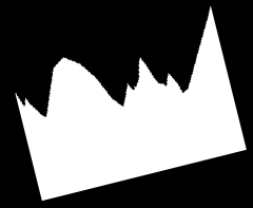
#> input picture set0/0.png, 253 x 208 px
$ python -i main.py   (imports and definitions only)
#> lines starting #> are read from the running program, lines starting #| are printed output that depends on the picture; after the words box and inside, x2 and y2 are one past the last pixel; in counts of white or black regions, pixels touching at a corner belong together
from skimage import io, measure
from matplotlib import pylab as plt
from skimage.feature import corner_harris, canny, corner_peaks
from skimage.transform import probabilistic_hough_line, rotate, rescale
from skimage.morphology import erosion, dilation, closing
from skimage.morphology import black_tophat, skeletonize, convex_hull_image
from skimage.measure import find_contours, approximate_polygon
import math
import numpy as np

# [1 line not run here, left out]

accuracy = 0.99
number_of_points = 80


# [14 lines left out: function display, not called in this run]


# znajdywacz podstawy drugą metodą
def find_base2(img):
    data = canny(img, sigma=3)
    data = dilation(data)
    lines = probabilistic_hough_line(data, threshold=50, line_length=1,
                                     line_gap=5)
    max_distance = 0
    base_line = ()
    for line in lines:
        distance = math.sqrt((line[1][0] - line[0][0]) ** 2 + (line[1][1] - line[0][1]) ** 2)
        if distance > max_distance:
            max_distance = distance
            base_line = line
    return base_line


# znajdywacz podstawy pierwsza metodą
def find_base(img):
    contours = find_contours(img, 0)
    max_distance = 0
    base_line = ()
    coords = approximate_polygon(contours[0], tolerance=3)
    for i in range(len(coords) - 1):
        distance = math.sqrt((coords[i + 1][0] - coords[i][0]) ** 2 + (coords[i + 1][1] - coords[i][1]) ** 2)
        if distance > max_distance:
            if find_if_base_ok(img, [[coords[i + 1][1], coords[i + 1][0]], [coords[i][1], coords[i][0]]])>0:
                max_distance = distance
                base_line = [[coords[i + 1][1], coords[i + 1][0]], [coords[i][1], coords[i][0]]]
    return base_line


def find_furthest_bottom(img):
    for i in range(len(img) - 1, 0, -1):
        if img[i][len(img[0]) // 2] > 0:
            return i
    return -1


def midpoint(line):
    return [(line[0][0] + line[1][0]) / 2, (line[0][1] + line[1][1]) / 2]


def find_furthest_left(img):
    for i in range(len(img[0])):
        for j in range(len(img)):
            if img[j][i] > 0:
                return i
    return -1


def find_furthest_right(img):
    for i in range(len(img[0]) - 1, 0, -1):
        for j in range(len(img)):
            if img[j][i] > 0:
                return i
    return -1


def find_furthest_top(img):
    for j in range(len(img)):
        for i in range(len(img[0])):
            if img[j][i] > 0:
                return j
    return -1


def resizer(img):
    top = find_furthest_top(img)
    bottom = find_furthest_bottom(img)

    vertical = bottom - top

    right = find_furthest_right(img)
    left = find_furthest_left(img)

    horizontal = right - left

    vertical_scale = len(img) / vertical
    horizontal_scale = len(img[0]) / horizontal

    img = img[np.max([0, top - 1]):np.min([len(img) - 1, bottom + 1]),
          np.max([0, left - 1]):np.min([len(img[0]) - 1, right + 1])]

    img = rescale(img, np.max([vertical_scale, horizontal_scale]), anti_aliasing=False)
    return img


# sprawdzam po której stronie podstawy jest figura
def orientation_check(img, point):
    check = math.floor(point[1]) + 5
    if check > len(img) or check < 0:
        return 0
    if img[check][math.floor(point[0])] > 0:
        return 1
    else:
        return 0


# obraca do pionu
def rotator(img, points, perfect=False):
    if (points[1][0] - points[0][0]) == 0 or (points[1][1] - points[0][1]) == 0:
        slope = 0
    else:
        slope = (points[1][1] - points[0][1]) / (points[1][0] - points[0][0])
    if slope == 0 and (points[1][1] - points[0][1]) != 0:
        deg = 90
    else:
        deg = math.degrees(math.atan(slope))
    img = rotate(img, deg, resize=True)

    line = find_base2(img)
    point = midpoint(line)
    if perfect == False:
        orientation = orientation_check(img, point)
        if orientation > 0:
            img = rotate(img, 180)
    return img

def width_detection(img, middle):
    sides = [0, 0]
    sides[0] = find_furthest_left(img)
    sides[1] = find_furthest_right(img)
    return sides


def find_mid_points(sides):
    columns = list(map(int, np.linspace(sides[0], sides[1], number_of_points + 2)))
    columns = columns[2:-1]
    return columns


# znajduje punkty na cięciu
def measure_edges(img, columns):
    points = []
    for col in columns:
        for i in range(img.shape[0]):
            if img[i][col] > accuracy:
                points.append([col, i])
                break
    return points


# [38 lines left out: functions compute_distances, preference_hacker, distance_comparator, not called in this run]

#znajduje prostopadłe do prostej przechodzącej przez punkty z inputu, proste są zapisane jako a oraz b
def find_perpendicular(points):
    if ((points[1][0] - points[0][0]) == 0 or (points[1][1] - points[0][1]) == 0):
        slope = 0
    else:
        slope = (points[1][1] - points[0][1]) / (points[1][0] - points[0][0])
        slope = -1/slope
    #slope to a w funkcji liniowej

    #to jest przygotowanko do generowania punktów interpolowanych pomiędzy tymi dwoma punktami z inputu
    pointNum = 20
    diff_X = points[1][0]- points[0][0]
    diff_Y = points[1][1] - points[0][1]
    interval_X = diff_X / (pointNum + 1)
    interval_Y = diff_Y / (pointNum + 1)

    point_list = []
    lines = []
    #tu generuje punkty pomiędzy tymi punktami z inputu (czyli punkty na podstawie) i proste prostopadłe, które
    #przez nie przechodzą i po których znajdziemy te punkty z przecięcia
    for i in range(1,pointNum+1):
        point_list.append([points[0][0] + interval_X * i, points[0][1] + interval_Y*i])
        lines.append([slope, point_list[i - 1][1] - (slope * point_list[i - 1][0])])
    return lines, point_list

#sprawdzam po której stronie lini jest figura
def orientation_check_old(img, line, point):
    # to plus 3 zapewnia, że na pewno już się zaczęła ta figura, bo te punkty mogą być czasami lekko oddalone od figury
    # ale można w sumie zwiększyć jak nie będzie łapać
    y = math.floor(line[0] * (math.floor(point[0])+3) + line[1])
    if y>len(img) or y<0 or math.floor(point[0])+3>len(img[0]):
        return 0
    if img[y][math.floor(point[0])+1] > 0:
        return 1
    else:
        return 0


# to jest w sumie skomplikowaność, lines to te prostopadłe do podstawy linie, a points to punkty na podstawie,
# przez które te proste przechodzą

# w skrócie od punktu podstawy ide po odpowiadającej mu funkcji liniowej aż nie skończy się obrazek
def find_furthest_point(img, lines,points):
    result = []
    #orientacje sprawdzam na prostopadłej przechodzącej przez mniej więcej środek podstawy
    orientation = orientation_check_old(img, lines[math.floor(len(lines)/2)],points[math.floor(len(lines)/2)])
    for n in range(len(lines)):
        BAD = 0
        line = lines[n]
        if orientation!=1:
            for_range = range(math.floor(points[n][0])-1,0-1, -1)
        else:
            for_range = range(math.ceil(points[n][0])+1, len(img[0]), 1)
        # dla każdej prostej jadę po niej od punktu aż do końca figury
        for i in for_range:
            if orientation!=1:
                y = math.floor(line[0]*i+line[1])
            else:
                y = math.ceil(line[0] * i + line[1])
            #jak się kończy ten biały obrazek, albo fizycznie obrazek to uznaje, że dotarłem do końca
            if y>0 and y<len(img) and img[y][i]==1 and BAD!=1:
                BAD += 1
            elif y>0 and y<len(img) and BAD==1 and img[y][i]==0:
                BAD += 1
            if BAD>2:
                return 0

    return 1

def find_if_base_ok(img, line):
    lines, point_list = find_perpendicular(line)
    result = find_furthest_point(img, lines, point_list)
    return result

# [16 lines left out: functions print_debug, print_result, not called in this run]


def processing(data, debug_name=""):
    line = find_base(data)
    #display(data, line, False, debug_name)
    data = rotator(data, line)
    data = resizer(data)
    middle = [len(data[0]) // 2, find_furthest_bottom(data)]
    sides = width_detection(data, middle)
    columns = find_mid_points(sides)
    cut_points = measure_edges(data, columns)
    # display(data,False,cut_points,debug_name)
    return cut_points, data


# [22 lines not run here, left out]

>>> import cv2
>>> picture = cv2.imread('set0/0.png', cv2.IMREAD_GRAYSCALE)
#> picture is the input picture: shape (208, 253); min 0, max 255, mean 103.7
>>> result = processing(picture)
#> in find_base, `contours = find_contours(img, 0)`: contours = 4 point arrays, longest 857 points
#> in find_base, `coords = approximate_polygon(contours[0], tolerance=3)`: coords = 21 rows, first 8: [202, 43], [192, 37], [92, 13], [101, 23], [96, 26], [114, 45], [66, 51], [55, 62]
#> the loop in find_base, `for i in range(len(coords) - 1):` made 20 passes
#> distance on passes 1, 2, 19, 20: 11.66, 102.8, 148.4, 210.8
#> distance on passes 3 to 8: 13.45, 5.83, 26.17, 48.37, 15.56, 23.77
#> after the loop in find_base, `for i in range(len(coords) - 1):`: max_distance = 210.8
#> in processing, `line = find_base(data)`: line = [[43, 202], [247, 149]]
#> in rotator, `slope = (points[1][1] - points[0][1]) / (points[1][0] - points[0][0])`: slope = -0.26
#> in rotator, `deg = math.degrees(math.atan(slope))`: deg = -14.56
#> in rotator, `img = rotate(img, deg, resize=True)`:
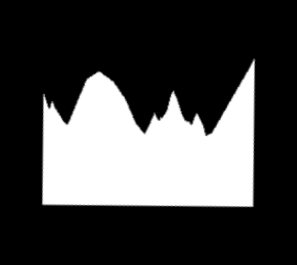
#> img: shape (265, 297) float64; min 0, max 1, mean 0.272
#> in find_base2, `data = canny(img, sigma=3)`:
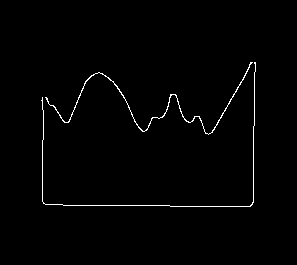
#> data: shape (265, 297) bool; 1.2% white in thin lines or dots, all inside (x1, y1, x2, y2) = (41, 62, 256, 207)
#> in find_base2, `data = dilation(data)`:
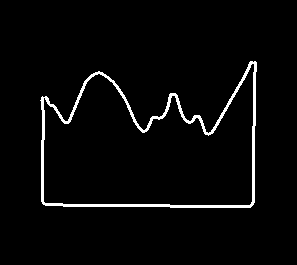
#> data: shape (265, 297) bool; 3.2% white; 1 white region, box (x1, y1, x2, y2) and area: (40, 61, 257, 208) 2507
#> in find_base2, `lines = probabilistic_hough_line(data, threshold=50, line_length=1, li..`: lines = 46 items
#> the loop in find_base2, `for line in lines:` made 46 passes
#> (distance, max_distance, base_line) on passes 1 to 2: (188, 188, ((251, 206), (63, 206))), (207, 207, ((252, 205), (45, 205)))
#> (line, distance) on passes 3 to 8: (((240, 207), (184, 207)), 56), (((62, 203), (42, 203)), 20), (((158, 204), (102, 204)), 56), (((250, 207), (241, 207)), 9), (((95, 204), (43, 204)), 52), (((251, 204), (251, 202)), 2)
#> after the loop in find_base2, `for line in lines:`: max_distance = 207
#> in rotator, `line = find_base2(img)`: line = ((252, 205), (45, 205))
#> in rotator, `point = midpoint(line)`: point = [148.5, 205]
#> in orientation_check, `check = math.floor(point[1]) + 5`: check = 210
#> in rotator, `orientation = orientation_check(img, point)`: orientation = 0
#> the loop in find_furthest_top, `for j in range(len(img)):` made 59 passes
#> in resizer, `top = find_furthest_top(img)`: top = 58
#> the loop in find_furthest_bottom, `for i in range(len(img) - 1, 0, -1):` made 58 passes
#> i on passes 1 to 12: 264, 263, 262, 261, 260, 259, 258, 257, 256, 255, 254, 253
#> in resizer, `bottom = find_furthest_bottom(img)`: bottom = 207
#> in resizer, `vertical = bottom - top`: vertical = 149
#> the loop in find_furthest_right, `for i in range(len(img[0]) - 1, 0, -1):` made 41 passes
#> i on passes 1 to 12: 296, 295, 294, 293, 292, 291, 290, 289, 288, 287, 286, 285
#> in resizer, `right = find_furthest_right(img)`: right = 256
#> the loop in find_furthest_left, `for i in range(len(img[0])):` made 41 passes
#> in resizer, `left = find_furthest_left(img)`: left = 40
#> in resizer, `horizontal = right - left`: horizontal = 216
#> in resizer, `vertical_scale = len(img) / vertical`: vertical_scale = 1.78
#> in resizer, `horizontal_scale = len(img[0]) / horizontal`: horizontal_scale = 1.38
#> in resizer, `img = img[np.max([0, top - 1]):np.min([len(img) - 1, bottom + 1]), np...`:
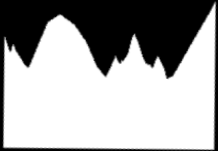
#> img: shape (151, 218) float64; min 0, max 1, mean 0.65
#> in resizer, `img = rescale(img, np.max([vertical_scale, horizontal_scale]), anti_al..`:
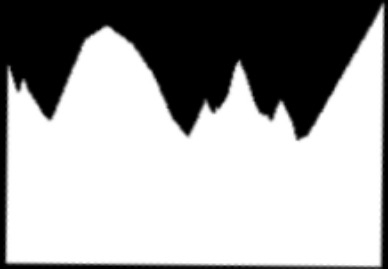
#> img: shape (269, 388) float64; min 0, max 1, mean 0.65
#> the loop in find_furthest_bottom, `for i in range(len(img) - 1, 0, -1):` made 1 pass
#> i on pass 1: 268
#> in processing, `middle = [len(data[0]) // 2, find_furthest_bottom(data)]`: middle = [194, 268]
#> the loop in find_furthest_left, `for i in range(len(img[0])):` made 1 pass
#> the loop in find_furthest_right, `for i in range(len(img[0]) - 1, 0, -1):` made 1 pass
#> i on pass 1: 387
#> in processing, `sides = width_detection(data, middle)`: sides = [0, 387]
#> in processing, `columns = find_mid_points(sides)`: columns = 79 values from 9 to 382
#> the loop in measure_edges, `for col in columns:` made 79 passes
#> col on passes 1 to 12: 9, 14, 19, 23, 28, 33, 38, 43, 47, 52, 57, 62
#> after the loop in measure_edges, `for col in columns:`: points = 78 pairs, first value 9 to 377, second value 22 to 202
#> in processing, `cut_points = measure_edges(data, columns)`: cut_points has the same summary as points in measure_edges

$ run again, on set0/1.png
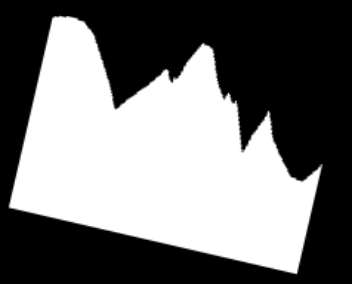
#> input picture set0/1.png, 352 x 284 px
#> picture is the input picture: shape (284, 352); min 0, max 255, mean 115
#> contours = 2 point arrays, longest 1173 points
#> coords = 28 pairs, first value 13 to 276, second value 6 to 323
#> the loop in find_base, `for i in range(len(coords) - 1):` made 27 passes
#> distance on pass 1: 298.8
#> after the loop in find_base, `for i in range(len(coords) - 1):`: max_distance = 298.8
#> in processing, `line = find_base(data)`: line = [[6, 208], [297, 276]]
#> in rotator, `slope = (points[1][1] - points[0][1]) / (points[1][0] - points[0][0])`: slope = 0.234
#> deg = 13.15
#> in find_base2, `data = dilation(data)`:
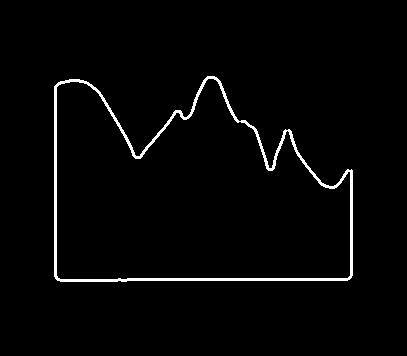
#> data: shape (356, 407) bool; 2.3% white; 1 white region, box (x1, y1, x2, y2) and area: (54, 76, 353, 282) 3301
#> in find_base2, `lines = probabilistic_hough_line(data, threshold=50, line_length=1, li..`: lines = 71 items
#> the loop in find_base2, `for line in lines:` made 71 passes
#> (distance, max_distance, base_line) on pass 1: (293, 293, ((349, 279), (56, 279)))
#> after the loop in find_base2, `for line in lines:`: max_distance = 293
#> in rotator, `line = find_base2(img)`: line = ((349, 279), (56, 279))
#> point = [202.5, 279]
#> check = 284
#> in rotator, `orientation = orientation_check(img, point)`: orientation = 0
#> the loop in find_furthest_top, `for j in range(len(img)):` made 75 passes
#> top = 74
#> the loop in find_furthest_bottom, `for i in range(len(img) - 1, 0, -1):` made 76 passes
#> i on passes 1 to 8: 355, 354, 353, 352, 351, 350, 349, 348
#> bottom = 280
#> vertical = 206
#> the loop in find_furthest_right, `for i in range(len(img[0]) - 1, 0, -1):` made 54 passes
#> i on passes 1 to 8: 406, 405, 404, 403, 402, 401, 400, 399
#> right = 353
#> the loop in find_furthest_left, `for i in range(len(img[0])):` made 53 passes
#> left = 52
#> horizontal = 301
#> vertical_scale = 1.73
#> horizontal_scale = 1.35
#> in resizer, `img = img[np.max([0, top - 1]):np.min([len(img) - 1, bottom + 1]), np...`:
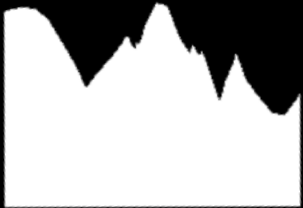
#> img: shape (208, 303) float64; min 0, max 1, mean 0.715
#> the loop in find_furthest_bottom, `for i in range(len(img) - 1, 0, -1):` made 1 pass
#> i on pass 1: 358
#> middle = [262, 358]
#> the loop in find_furthest_left, `for i in range(len(img[0])):` made 1 pass
#> the loop in find_furthest_right, `for i in range(len(img[0]) - 1, 0, -1):` made 1 pass
#> i on pass 1: 523
#> sides = [0, 523]
#> in processing, `columns = find_mid_points(sides)`: columns = 79 values from 12 to 516
#> the loop in measure_edges, `for col in columns:` made 79 passes
#> col on passes 1 to 8: 12, 19, 25, 32, 38, 45, 51, 58
#> after the loop in measure_edges, `for col in columns:`: points = 79 pairs, first value 12 to 516, second value 9 to 329
#> cut_points has the same summary as points in measure_edges
